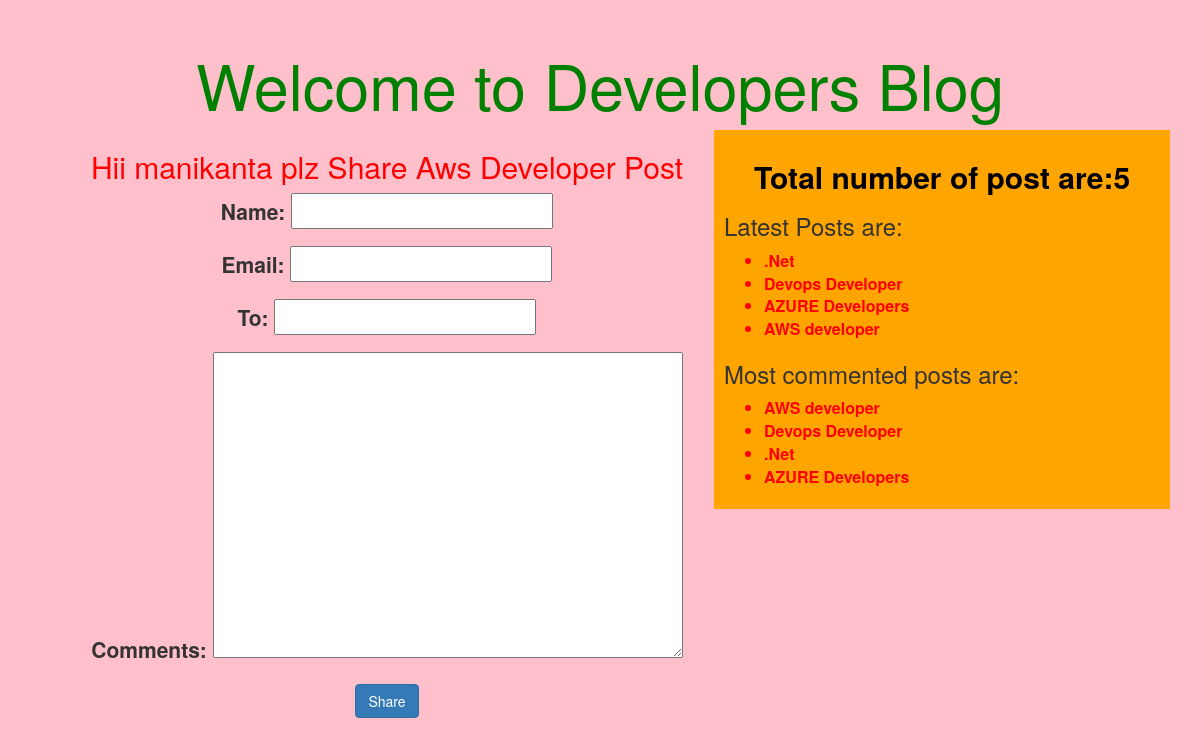
/4/share/ (signed in), run on the app's committed database.
### testapp/models.py (models this page shows, shortened)
class post(models.Model):
    STATUS_CHOICES=(('draft','Draft'),('published','Published'))
    title=models.CharField(max_length=250)
    slug=models.SlugField(max_length=256,unique_for_date='publish')
    author=models.ForeignKey(User,on_delete=models.CASCADE,related_name='blog_posts')
    body=models.TextField()
    publish=models.DateTimeField(default=timezone.now)
    create_on=models.DateTimeField(auto_now_add=True)
    update=models.DateTimeField(auto_now=True)
    status=models.CharField(max_length=10,choices=STATUS_CHOICES,default='draft')
    objects=Manager()
    tags=TaggableManager()
    class meta:
        ordering = ('-publish',)
    def get_absolute_url(self):
        return reverse('post_details',args=[self.publish.year,self.publish.strftime('%m'),self.publish.strftime('%d'),
                                            self.slug])

### testapp/views.py (the view, shortened to what this page needs)
# urls.py: url(r'^(?P<id>[0-9]+)/share/$', shareemail),
@login_required()
def shareemail(request,id):
    post_list=get_object_or_404(post,id=id,status='published')
    sent=False
    to = "mani"
    form=sharebyemail()
    return render(request,"testapp/shareemail.html",{"post":post_list,"form":form,"sent":sent,"email":to})

### testapp/forms.py
class sharebyemail(forms.Form):
    name = forms.CharField()
    email = forms.EmailField()
    to = forms.EmailField()
    comments = forms.CharField(required=False, widget=forms.Textarea)

### testapp/models.py (called while the page is built)
    def get_queryset(self):
        return super().get_queryset().filter(status='published')

### testapp/templatetags/blog_tags.py (called while the page is built)
@register.simple_tag()
def total_posts():
    return post.objects.count()

@register.inclusion_tag('testapp/tags.html')
def show_latest_posts(count=3):
    latest_posts=post.objects.order_by('-publish')[:count]
    return {'latest_posts':latest_posts}

@register.simple_tag()
def most_commented_posts(count=4):
    return post.objects.annotate(most_comments=Count('comments')).order_by('most_comments')[:count]

### templates/testapp/shareemail.html (shortened to what this page needs)
<!DOCTYPE html>
{% extends "testapp/base.html" %}
{% block content %}
    {% if sent %}
        <h2>{{ post.title }} post is Successfully shared to {{ email }}</h2>
        <a href="/" class="btn btn-primary">Back</a>
    {% else %}
        <h2 align="center" >Hii {{ user.username }} plz Share {{post.title|title}} Post</h2>
        <div class="container" align="center">
            <form method="post">
            {{ form.as_p }}
        <input type="submit" class="btn btn-primary" value="Share">
        </form>
        </div>
    {% endif %}
{% endblock %}

### templates/testapp/base.html (shortened to what this page needs)
<!DOCTYPE html>
{%load blog_tags%}
{% load staticfiles %}
<html lang="en">
<head>
    <link rel="stylesheet" href="https://stackpath.bootstrapcdn.com/bootstrap/3.4.1/css/bootstrap.min.css">
    <link rel="stylesheet" href="{% static "css/demo.css" %}">
</head>
<body>
<div class="jumbotron">
<h1 id="he" align="center" >Welcome to Developers Blog</h1>
   <div class="container">
           <div class="content">
                {% block content %}
                {% endblock %}
            </div>
            <div class="sidebar">
                <h2 id="mb">Total number of post are:{%total_posts%}</h2>
                <h3>Latest Posts are:</h3>{%show_latest_posts 4%}
                <h3>Most commented posts are:</h3>{%most_commented_posts as comments_posts %}
                <ul>
                  {%for cmnt in comments_posts %}
                  <li id="tag"><a id=tag href="{{cmnt.get_absolute_url}}">{{cmnt.title}}</a></li>
                  {%endfor%}
                </ul>
            </div>
</div>
</div>
</body>
</html>

### templates/testapp/tags.html
<ul>
  {%for post in latest_posts %}
  <li id="tag"><a id=tag href="{{post.get_absolute_url}}">{{post.title}}</a></li>
  {%endfor%}
</ul>

### static/css/demo.css (style rules this page uses)
.jumbotron { background-color: pink; }
.content { width:60%; float:left; background-color: pink; padding:0 0 0 30px; border: 10px; border-color: red; height:100%; }
.sidebar { width: 40%; float: right; padding: 10px; border: 30px; border-color: red; background-color: orange; height: 100%; }
h1 { text-align: center; padding: 1px; }
h2 { color: red; }
#he { color: green; margin-top: 1px; }
#mb { text-align: center; color: black; font-weight: bold; }
#tag { font-size: medium; font-weight: bold; color: red; text-decoration-color: red; }

### data on the page
post: title "Aws Developer", title "AWS developer"
post: title ".Net"
post: title "Devops Developer"
post: title "AZURE Developers"

### other printed values
{{ user.username }} "manikanta"
